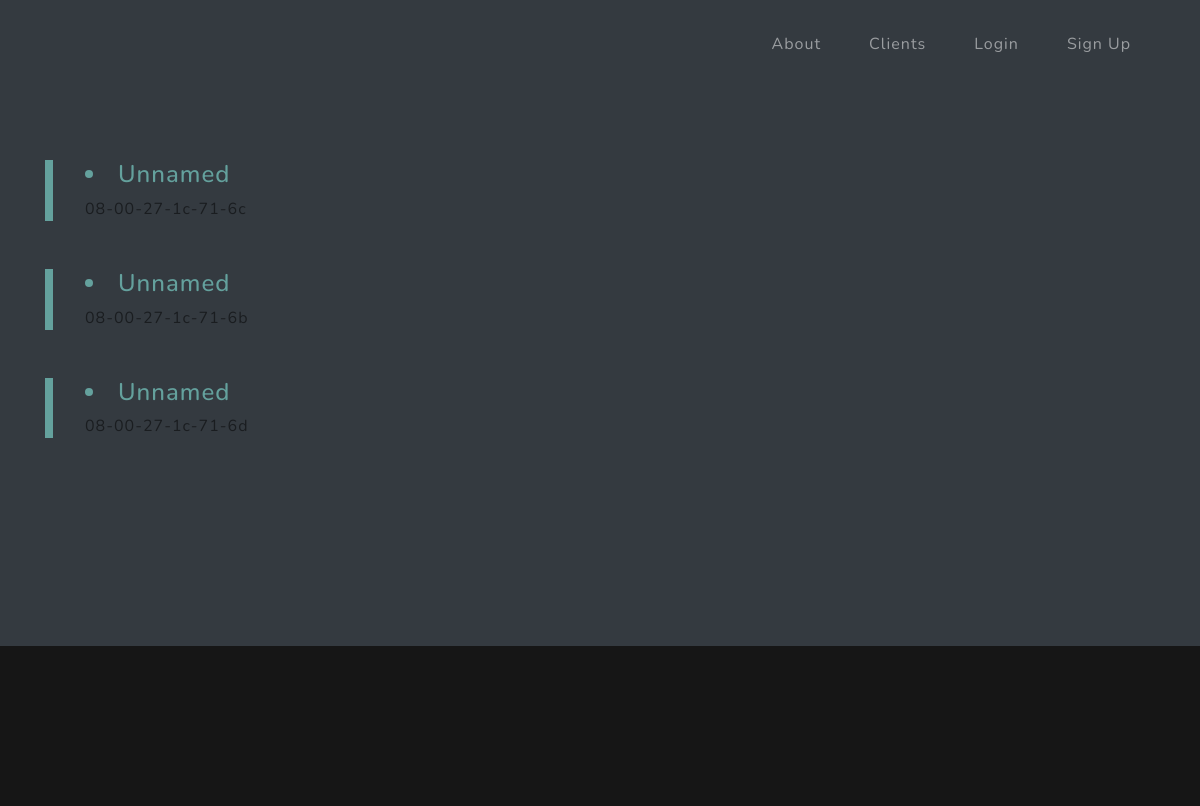
The page /tasks/clients on the database as committed earlier.
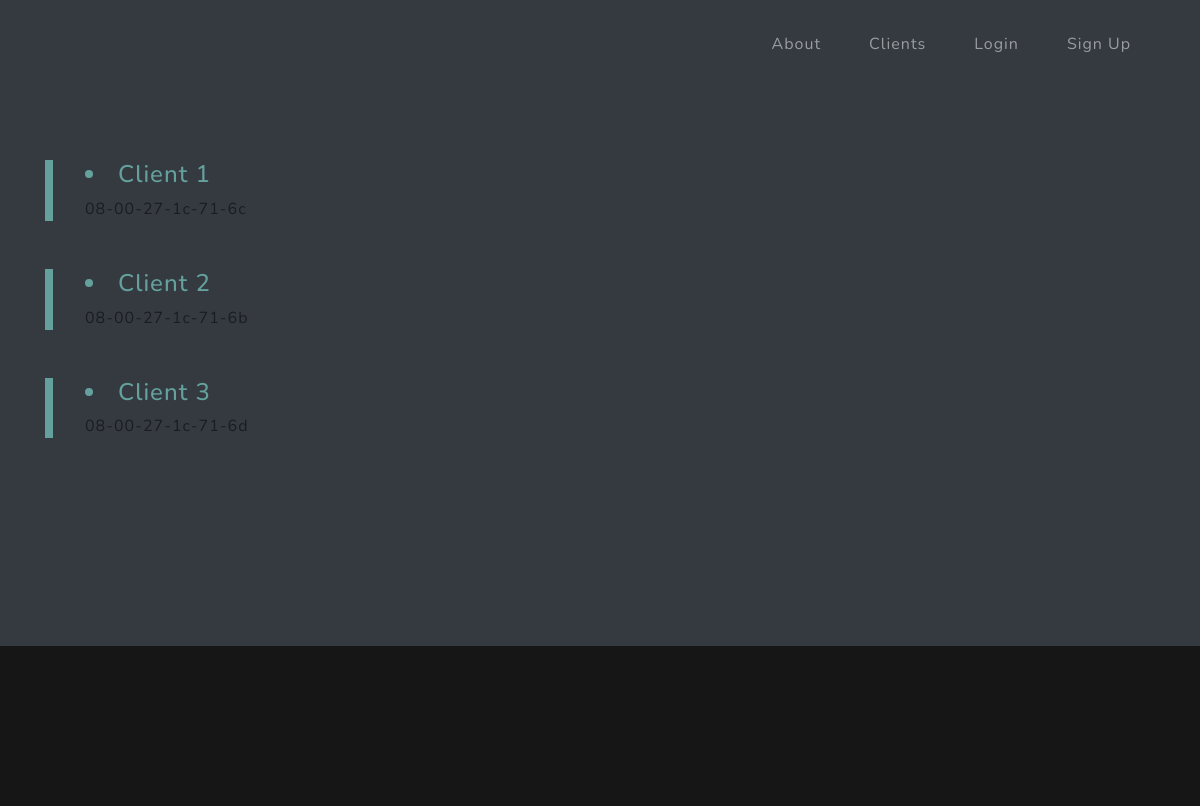
The same page on the database as committed later.
### tasks/models.py (models this page shows)
class Clients(models.Model):
	mac = models.CharField(primary_key=True, max_length=50)
	name = models.CharField(max_length=20, null=True,default=None)

### tasks/views.py (the view)
# urls.py: path('clients', views.listClients),
def listClients(request):
	clientObjects = Clients.objects.all()
	return render(request,'clients.html',{'clientlist':clientObjects})

### tasks/templates/clients.html (shortened to what this page needs)
{%extends "base_template.html" %}
{% load static %}
{% block content %}
  <section id="projects" class="projects-section bg-dark">
    <div class="container">
      {% for client in clientlist %}
      <div class="row align-items-center no-gutters mb-4 mb-lg-5">
        <div class="col-xl-4 col-lg-5">
          <div class="featured-text text-center text-lg-left">
            <h4><a href ="/tasks/{{client.mac}}"><li> {{client.name}} </li></a></h4>
            <p class="text-black-50 mb-0">{{client.mac}}</p>
          </div>
        </div>
      </div>
      {% endfor %}
    </div>
  </section>
{% endblock %}

### tasks/templates/base_template.html (shortened to what this page needs)
{% load static %}
<!DOCTYPE html>
<html lang="en">
<head>
  <link href="{% static 'home/vendor/bootstrap/css/bootstrap.min.css' %}" rel="stylesheet">
  <link href="{% static 'home/vendor/fontawesome-free/css/all.min.css'%}" rel="stylesheet">
  <link href="{% static 'home/css/grayscale.min.css'%}" rel="stylesheet">
  <link rel="stylesheet" type="text/css" href="{% static 'home/css/popup.css'%}">
</head>
<body id="page-top">
  <nav class="navbar navbar-expand-lg navbar-light fixed-top" id="mainNav">
    <div class="container">
      <div class="collapse navbar-collapse" id="navbarResponsive">
        <ul class="navbar-nav ml-auto">
          <li class="nav-item">
            <a class="nav-link js-scroll-trigger" href="#">About</a>
          </li>
          <li class="nav-item">
            <a class="nav-link js-scroll-trigger" href="/tasks/clients">Clients</a>
          </li>
          {% if user.is_authenticated %}
          <li class="nav-item" >
            <a class="nav-link js-scroll-trigger" href="#">Hello {{user.username}}</a>
          </li>
          <li class="nav-item" >
            <a class="nav-link js-scroll-trigger" href="/events">Event</a>
          </li>
          <li class="nav-item" >
            <a class="nav-link js-scroll-trigger" href="/chat">Chat room</a>
          </li>
          <li class="nav-item" >
            <a class="nav-link js-scroll-trigger" href="/logout">Logout</a>
          </li>
           {% else %}
          <li class="nav-item" >
            <a class="nav-link js-scroll-trigger" href="/login">Login</a>
          </li>
          <li class="nav-item">
            <a class="nav-link js-scroll-trigger" href="/signup">Sign Up</a>
          </li>
          {% endif %}
        </ul>
      </div>
    </div>
  </nav>
  {% block content %}
  {% endblock %}
  <footer class="bg-black small text-center text-white-50">
  </footer>
</body>
</html>

Rows that differ between the two databases and show on the page:
changed Clients "08-00-27-1c-71-6c": name "Unnamed" → "Client 1"
changed Clients "08-00-27-1c-71-6b": name "Unnamed" → "Client 2"
changed Clients "08-00-27-1c-71-6d": name "Unnamed" → "Client 3"
